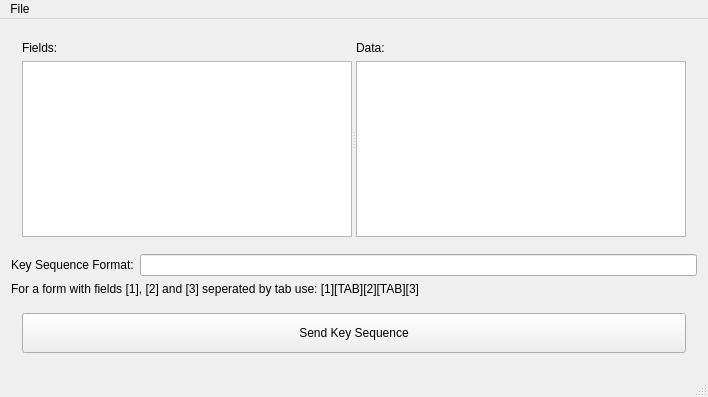
<?xml version="1.0" encoding="UTF-8"?>
<ui version="4.0">
 <class>MainWindow</class>
 <widget class="QMainWindow" name="MainWindow">
  <property name="geometry">
   <rect>
    <x>0</x>
    <y>0</y>
    <width>708</width>
    <height>397</height>
   </rect>
  </property>
  <property name="windowTitle">
   <string>AutoFiller</string>
  </property>
  <widget class="QWidget" name="centralWidget">
   <layout class="QVBoxLayout" name="verticalLayout_3">
    <item>
     <widget class="QWidget" name="widget_4" native="true">
      <layout class="QVBoxLayout" name="verticalLayout_4">
       <item>
        <widget class="QSplitter" name="splitter">
         <property name="orientation">
          <enum>Qt::Horizontal</enum>
         </property>
         <property name="childrenCollapsible">
          <bool>false</bool>
         </property>
         <widget class="QWidget" name="widget_2" native="true">
          <layout class="QVBoxLayout" name="verticalLayout">
           <property name="leftMargin">
            <number>0</number>
           </property>
           <property name="topMargin">
            <number>0</number>
           </property>
           <property name="rightMargin">
            <number>0</number>
           </property>
           <property name="bottomMargin">
            <number>0</number>
           </property>
           <item>
            <widget class="QLabel" name="label_4">
             <property name="text">
              <string>Fields:</string>
             </property>
            </widget>
           </item>
           <item>
            <widget class="QListWidget" name="listWidget">
             <property name="editTriggers">
              <set>QAbstractItemView::DoubleClicked</set>
             </property>
            </widget>
           </item>
          </layout>
         </widget>
         <widget class="QWidget" name="widget_5" native="true">
          <layout class="QVBoxLayout" name="verticalLayout_2">
           <property name="leftMargin">
            <number>0</number>
           </property>
           <property name="topMargin">
            <number>0</number>
           </property>
           <property name="rightMargin">
            <number>0</number>
           </property>
           <property name="bottomMargin">
            <number>0</number>
           </property>
           <item>
            <widget class="QLabel" name="label_3">
             <property name="text">
              <string>Data:</string>
             </property>
            </widget>
           </item>
           <item>
            <widget class="QTableWidget" name="tableWidget">
             <property name="sizePolicy">
              <sizepolicy hsizetype="Expanding" vsizetype="Expanding">
               <horstretch>0</horstretch>
               <verstretch>0</verstretch>
              </sizepolicy>
             </property>
             <property name="alternatingRowColors">
              <bool>true</bool>
             </property>
             <property name="selectionMode">
              <enum>QAbstractItemView::SingleSelection</enum>
             </property>
             <property name="selectionBehavior">
              <enum>QAbstractItemView::SelectRows</enum>
             </property>
             <property name="rowCount">
              <number>0</number>
             </property>
             <property name="columnCount">
              <number>0</number>
             </property>
             <attribute name="verticalHeaderVisible">
              <bool>false</bool>
             </attribute>
            </widget>
           </item>
          </layout>
         </widget>
        </widget>
       </item>
      </layout>
     </widget>
    </item>
    <item>
     <widget class="QWidget" name="widget_3" native="true">
      <layout class="QHBoxLayout" name="horizontalLayout">
       <property name="leftMargin">
        <number>0</number>
       </property>
       <property name="topMargin">
        <number>0</number>
       </property>
       <property name="rightMargin">
        <number>0</number>
       </property>
       <property name="bottomMargin">
        <number>0</number>
       </property>
       <item>
        <widget class="QLabel" name="label">
         <property name="text">
          <string>Key Sequence Format:</string>
         </property>
        </widget>
       </item>
       <item>
        <widget class="QLineEdit" name="lineEditKeySequence"/>
       </item>
      </layout>
     </widget>
    </item>
    <item>
     <widget class="QLabel" name="label_2">
      <property name="text">
       <string>For a form with fields [1], [2] and [3] seperated by tab use: [1][TAB][2][TAB][3]</string>
      </property>
     </widget>
    </item>
    <item>
     <widget class="QWidget" name="widget" native="true">
      <layout class="QHBoxLayout" name="horizontalLayout_2">
       <item>
        <widget class="QPushButton" name="buttonSendInfo">
         <property name="sizePolicy">
          <sizepolicy hsizetype="Expanding" vsizetype="Fixed">
           <horstretch>0</horstretch>
           <verstretch>0</verstretch>
          </sizepolicy>
         </property>
         <property name="minimumSize">
          <size>
           <width>0</width>
           <height>40</height>
          </size>
         </property>
         <property name="text">
          <string>Send Key Sequence</string>
         </property>
        </widget>
       </item>
      </layout>
     </widget>
    </item>
   </layout>
  </widget>
  <widget class="QMenuBar" name="menuBar">
   <property name="geometry">
    <rect>
     <x>0</x>
     <y>0</y>
     <width>708</width>
     <height>21</height>
    </rect>
   </property>
   <widget class="QMenu" name="menuFile">
    <property name="title">
     <string>File</string>
    </property>
    <addaction name="actionOpen"/>
    <addaction name="actionClose"/>
    <addaction name="separator"/>
    <addaction name="actionExit"/>
   </widget>
   <addaction name="menuFile"/>
  </widget>
  <widget class="QStatusBar" name="statusBar"/>
  <action name="actionExit">
   <property name="text">
    <string>Exit</string>
   </property>
  </action>
  <action name="actionOpen">
   <property name="text">
    <string>Open</string>
   </property>
  </action>
  <action name="actionClose">
   <property name="text">
    <string>Close</string>
   </property>
  </action>
 </widget>
 <layoutdefault spacing="6" margin="11"/>
 <resources/>
 <connections>
  <connection>
   <sender>actionExit</sender>
   <signal>triggered()</signal>
   <receiver>MainWindow</receiver>
   <slot>close()</slot>
   <hints>
    <hint type="sourcelabel">
     <x>-1</x>
     <y>-1</y>
    </hint>
    <hint type="destinationlabel">
     <x>353</x>
     <y>198</y>
    </hint>
   </hints>
  </connection>
 </connections>
</ui>
